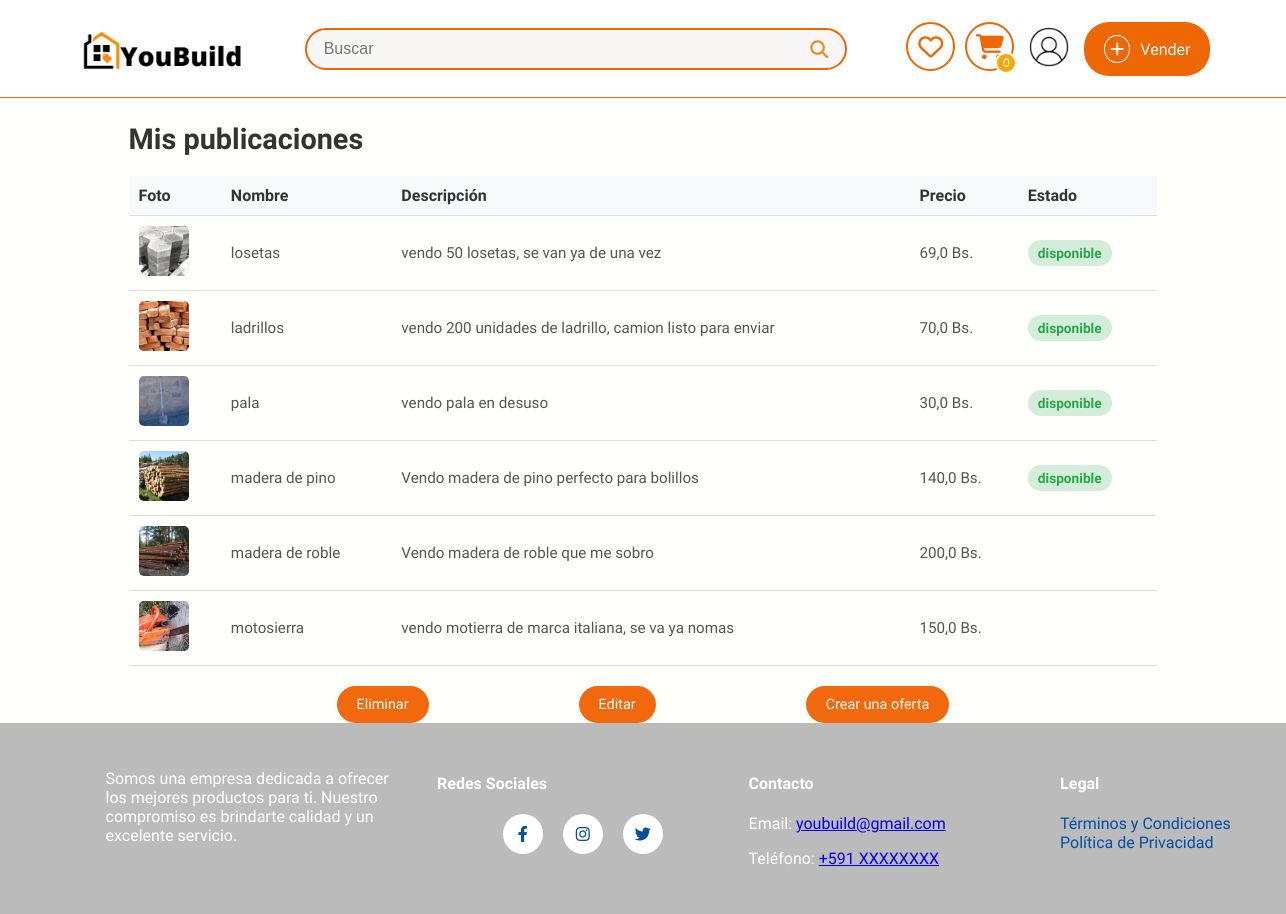
Before: /mis-publicaciones/ (signed in) with the older database file.
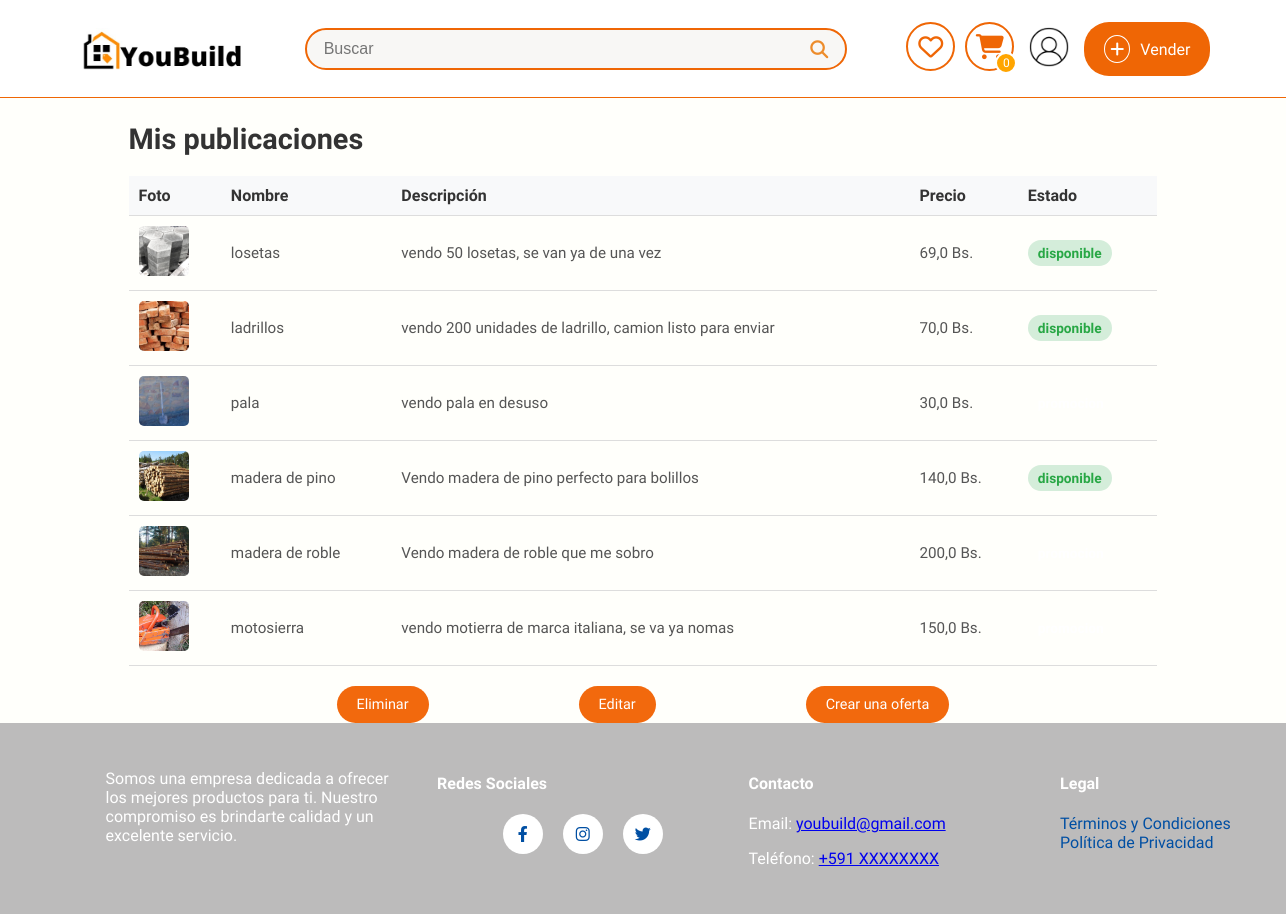
After: the same page with the newer database file.
### sistema/models.py (models this page shows, shortened)
class ProductoDb(models.Model):
    ESTADO_CHOICES = [
        ('disponible', 'Disponible'),
        ('promocion', 'En Promoción'),
        ('vendido', 'Vendido'),
    ]
    nombre = models.CharField(max_length=50, verbose_name="Nombre")
    detalle = models.TextField(max_length=500, verbose_name="Detalle")
    precio = models.FloatField(verbose_name="Precio", validators=[MinValueValidator(0.0), MaxValueValidator(99999.9)])
    descuento = models.FloatField(default=0.0, validators=[MinValueValidator(0.0), MaxValueValidator(100.0)], verbose_name="Descuento (%)")
    estado = models.CharField(max_length=10, choices=ESTADO_CHOICES, default='disponible', verbose_name="Estado del Producto")
    fecha_inicio_promocion = models.DateTimeField(null=True, blank=True, verbose_name="Inicio de Promoción")
    fecha_fin_promocion = models.DateTimeField(null=True, blank=True, verbose_name="Fin de Promoción")
    disponible = models.BooleanField(default=True, verbose_name="Disponible para la venta")  # Para activar o desactivar el producto manualmente
    categoria_fk = models.ForeignKey(CategoriaDb, on_delete=models.CASCADE, null=True, blank=True)
    usuario_fk = models.ForeignKey(UsuarioDB, on_delete=models.CASCADE, null=True, blank=True)
    municipio_fk = models.ForeignKey(MunicipioDB, on_delete=models.CASCADE, null=True, blank=True, verbose_name="Municipio")
    direccion_1 = models.CharField(max_length=255, verbose_name="Dirección 1", null=True, blank=True)
    visitas = models.PositiveIntegerField(default=0, verbose_name="Visitas")
    cantidad = models.IntegerField(default=1)
    class Meta:
        db_table = "productos"
        verbose_name = "Producto"
        verbose_name_plural = "Productos"

class ImagenProductoDB(models.Model):
    producto_fk = models.ForeignKey(ProductoDb, on_delete=models.CASCADE, related_name="imagenes")
    imagen = models.ImageField(upload_to="productos", null=True)
    class Meta:
        verbose_name = "Imagen"
        verbose_name_plural = "Imágenes"

### sistema/views.py (the view)
# urls.py: path("mis-publicaciones/", publicaciones_usuario_view, name="mis_publicaciones"),
@login_required
def publicaciones_usuario_view(request):
    usuario = request.user.usuariodb  # Obtiene el perfil de usuario
    productos = ProductoDb.objects.filter(usuario_fk=usuario)
    return render(request, "Mis_publiccaciones.html", {
        'mis_productos': productos,
        'usuario': usuario
    })

### sistema/context_processors.py (called while the page is built)
def cart_count(request):
    if request.user.is_authenticated:  # Only fetch the cart count for logged-in users
        try:
            usuario = request.user.usuariodb
            cart_count = CarritoProductoDB.objects.filter(carrito_fk__usuario_fk=usuario).aggregate(
                total_quantity=Sum('cantidad')
            )['total_quantity'] or 0
        except UsuarioDB.DoesNotExist:
            cart_count = 0
    else:
        cart_count = 0
    return {'cart_count': cart_count}

def user_profile(request):
    if request.user.is_authenticated:
        return {"usuario": request.user.usuariodb}
    return {}

### sistema/templates/Mis_publiccaciones.html (shortened to what this page needs)
<!DOCTYPE html>
{% extends 'layoutReg.html' %}
{% load static %}
{% block extra_styles %}
<link rel="stylesheet" href="https://cdnjs.cloudflare.com/ajax/libs/font-awesome/6.4.0/css/all.min.css" />
<link rel="stylesheet" href="{% static 'publicaciones.css' %}" />
{% endblock %}
{% block content %}
<div class="publicaciones-container">
    <h2>Mis publicaciones</h2>
    <table class="tabla-publicaciones">
        <thead>
            <tr>
                <th>Foto</th>
                <th>Nombre</th>
                <th>Descripción</th>
                <th>Precio</th>
                <th>Estado</th>
            </tr>
        </thead>
        <tbody id="publicaciones-tbody">
            {% for producto in mis_productos %}
            <tr class="fila-publicacion" data-id="{{ producto.id }}">
                <td>
                    <img src="{{ producto.imagenes.first.imagen.url }}" alt="{{ producto.nombre }}" class="imagen-producto" />
                </td>
                <td>{{ producto.nombre }}</td>
                <td>{{ producto.detalle }}</td>
                <td>{{ producto.precio }} Bs.</td>
                <td>
                    <span class="estado {{ producto.estado|lower }}">{{ producto.estado }}</span>
                </td>
            </tr>
            {% empty %}
            <tr>
                <td colspan="5">No tienes publicaciones aún.</td>
            </tr>
            {% endfor %}
        </tbody>
    </table>
    <div class="botones-acciones">
        <button class="btn-eliminar" id="btnEliminar">Eliminar</button>
        <button class="btn-editar" id="btnEditar">Editar</button>
        <button class="btn-oferta" id="btnEliminar">Crear una oferta</button>
    </div>
</div>
{% endblock %}

Changed rows visible on the page:
changed ProductoDb "pala": estado "disponible" → (not shown)
